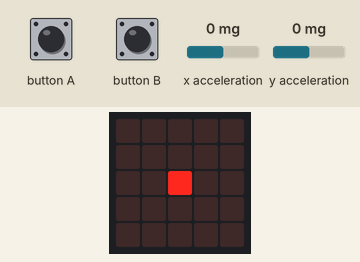
Simulated run of this program. Board: BBC micro:bit running MicroPython. Shown: the board's 5×5 LED display. The test bench sets the inputs (shaded band); at power-on: x acceleration 0 mg, y acceleration 0 mg.

Above: at 0.4 s.
1.3 s: x acceleration set to -1440 mg
At 1.7 s:
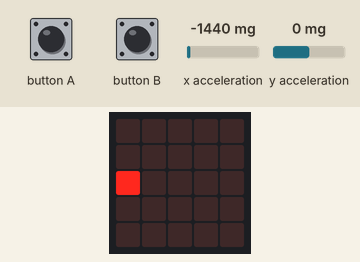
4.3 s: y acceleration set to -1440 mg
At 4.7 s:
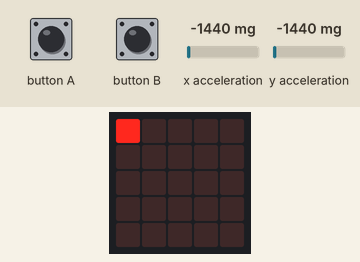
7.3 s: button B pressed for 0.15 s
Timing chart, 0 to 10.3 s (numbered marks = the images above; inputs shaded):
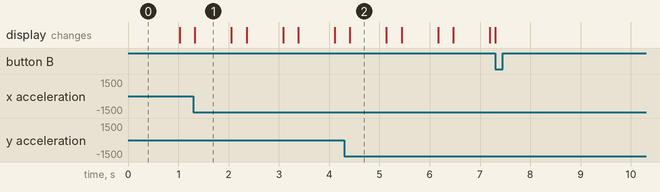

The program:

Tilt.v1.1.py
```python
# Tilt v1.1 by Andy Crook 2016

# The aim of the game is to fill the screen as fast as possible by drawing with a pixel. Once full, the game will report
# a score to you called 'Delay', based on how long it took to win the game.
# Press a to reset back to a single pixel, abd B to start the game. B enables drawing mode and starts counting the delay


from microbit import *


# x,y coordinate for 'player'. These will be floating point values
x = 2
y = 2
old_x=-1

old_y=-1


clear_screen = 0 # a flag for if the player cursor draws permanantly to the screen or not
scoring=0 # a flag for if scoring is active or not
score=0 # the score for this game
easy=0  # a flag for easy mode


def fade():
# a function to display a full block of colour and fade it in/out 5 times. This is diplayed as a winning condition
    display.clear()


    for t in range(0,5):

        # fade in
        for h in range(0,9):
            for f in range(0,5):
                for g in range(0,5):
                    display.set_pixel(f,g,h)
            sleep(30)

        # fade out
        for h in range(0,9):
            for f in range(0,5):
                for g in range(0,5):
                    display.set_pixel(f,g,9-h)
            sleep(30)


    display.clear()


while True:

    x_reading = accelerometer.get_x()
    x=x+(x_reading/2000) # the /2000 determines how fast the player cursor moves depending on angle raised


    # check for out of bounds and reset it if that is the case
    if x<0:
        x=0
    if x>4:
        x=4


    # same again for y axis
    y_reading = accelerometer.get_y()
    y=y+(y_reading/2000)

    # check for y axis out of bounds and reset
    if y<0:
        y=0
    if y>4:
        y=4


    if button_b.is_pressed(): # game start button


        # only allow game to be started once, to properly record the easy mode a button

        if scoring == 0:


            if button_a.is_pressed():
                # if button a is pressed while the game starts, set the game as easy mode. This draws the screen

                # at a reduced color value, allowing the player to see thier own location
                easy = 1

            else:
                # easy mode off
                easy = 0


            # set the flag for clearing the screen to 1 - the game will not clear the screen. Stupid name for variable?

            # also, start scoring
            clear_screen = 1
            scoring=1


    # if the screen is to be cleared, clear it
    if clear_screen == 0:
        display.clear()


    # draw the player cursor - full brightness
    display.set_pixel(int(x),int(y),9)


    # easy mode, if == 1
    if easy == 1:


        # check if the current cursor is in a different place to where it was. If so, draw where it was with

        # less brightness

        if old_x != int(x) or old_y != int(y):

            if old_x!= -1:

                display.set_pixel(old_x,old_y,3)


            old_x=int(x)

            old_y=int(y)


    # end easy mode


    # if scoring is activated, add to the score every loop.
    if scoring ==1:
        score = score + 0.1


    # Check for winning condition. Only if all pixels have a value is the game won.
    won=1
    for f in range(0,5):
        for g in range(0,5):
            if display.get_pixel(f,g)==0:
                won=0


    # The game has been won
    if won ==1:
        score = int(score) # convert the score to an integer. It is the delay that the player took to solve the game
        # clear the display and fade the screen in and out - winning condition, then show a happy face

        display.clear()
        fade()
        display.show(Image.HAPPY)
        sleep(2000)


        # loop forever until reset
        while True:
            display.scroll("Delay: "+str(score))
```

Measured:
- after the input at 1.3 s, the display: changes at once (image 1)
- after the input at 4.3 s, the display: changes after 0.11 s (image 2)
- what the display in image 1 shows lasts 0.8 s, from 1.3 s to 2.1 s
